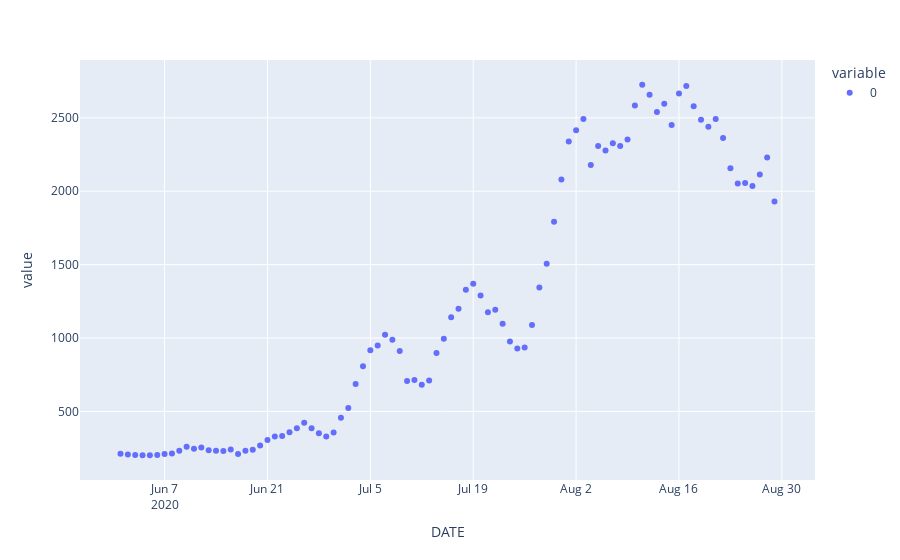

This figure's notebook cell:
### Code cell
fig = px.scatter(notification_target)
fig.show()
#death_data_cal.plot(style='.')
